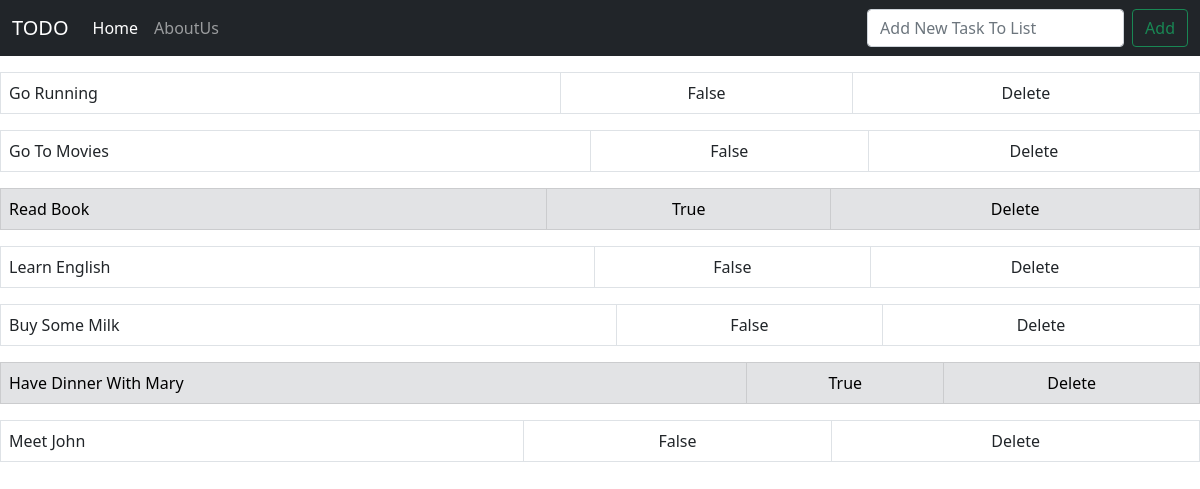
The page / on the database its author committed.
### todo/models.py (models this page shows)
class Task(models.Model):
    item = models.CharField(max_length=200)
    completed = models.BooleanField(default=False)
    datetime_created = models.DateTimeField(auto_now_add=True)
    datetime_modified = models.DateTimeField(auto_now=True)
    def __str__(self):
        return self.item

### todo/views.py (the view)
# urls.py: path('', tasksview, name='home'),
def tasksview(request):  # Home
    if request.method == 'POST':
        form = ListForm(request.POST or None)
        if form.is_valid():
            form.save()
            items = Task.objects.all()
            return render(request, 'home.html', {'items': 'items'})
    items = Task.objects.all
    return render(request, 'home.html', {'items': items})

### templates/home.html (shortened to what this page needs)
{% extends '_base.html' %}
{% load static %}
{% block links %}
    <link rel="stylesheet" href="{% static 'css/style.css' %}">
{% endblock links %}
{% block content %}
    {% if items %}
        {% for item in items %}
            <table class="table table-bordered">
                {% if item.completed %}
                    <tr class="table-secondary">
                        <td>{{ item }}</td>
                        <td><center>{{ item.completed }}</center></td>
                        <td><center>Delete</center></td>
                    </tr>
                {% else %}
                    <tr>
                        <td>{{ item }}</td>
                        <td><center>{{ item.completed }}</center></td>
                        <td><center>Delete</center></td>
                    </tr>
                {% endif %}
            </table>
        {% endfor %}
    {% endif %}
{% endblock content %}

### rows shown on the page
Task: item "Go Running", completed "False"
Task: item "Go To Movies", completed "False"
Task: item "Read Book", completed "True"
Task: item "Learn English", completed "False"
Task: item "Buy Some Milk", completed "False"
Task: item "Have Dinner With Mary", completed "True"
Task: item "Meet John", completed "False"
